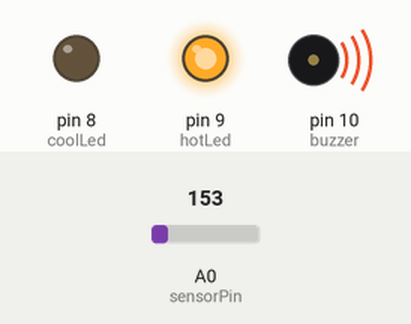
The sketch below on a simulated Arduino Uno, built with avr-gcc and run on an emulated ATmega328P. Parts: output pins drawn as LEDs (lit = HIGH), buzzer (waves = sounding, pin HIGH). Inputs (shaded band) come from the test bench; at power-on: A0 (sensorPin) = 153. What the sketch prints to the serial monitor is not drawn.

Above: at 0.1 s.
Timing chart, 0 to 1.6 s (numbered marks = the images above):
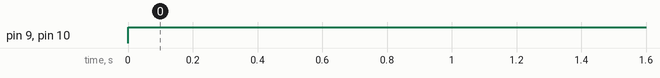

Measured:
- by itself, pin 9 (hotLed), pin 10 (buzzer): LOW → HIGH at 0.00 s

The sketch:

Temperature_Sensor_code.ino
```cpp
const int sensorPin = A0;
const int coolLed = 8;
const int hotLed = 9;
const int buzzer = 10;

float threshold = 35.0; // Temperature threshold in °C

void setup() {
  pinMode(coolLed, OUTPUT);
  pinMode(hotLed, OUTPUT);
  pinMode(buzzer, OUTPUT);
  Serial.begin(9600);
}

void loop() {
  int sensorValue = analogRead(sensorPin);

  float voltage = sensorValue * (5.0 / 1023.0);
  float temperature = voltage * 100.0;  // For LM35/TMP36

  Serial.print("Temp: ");
  Serial.println(temperature);

  if (temperature > threshold) {
    digitalWrite(hotLed, HIGH);
    digitalWrite(buzzer, HIGH);
    digitalWrite(coolLed, LOW);
  }
  else {
    digitalWrite(coolLed, HIGH);
    digitalWrite(hotLed, LOW);
    digitalWrite(buzzer, LOW);
  }

  delay(200);
}
```
